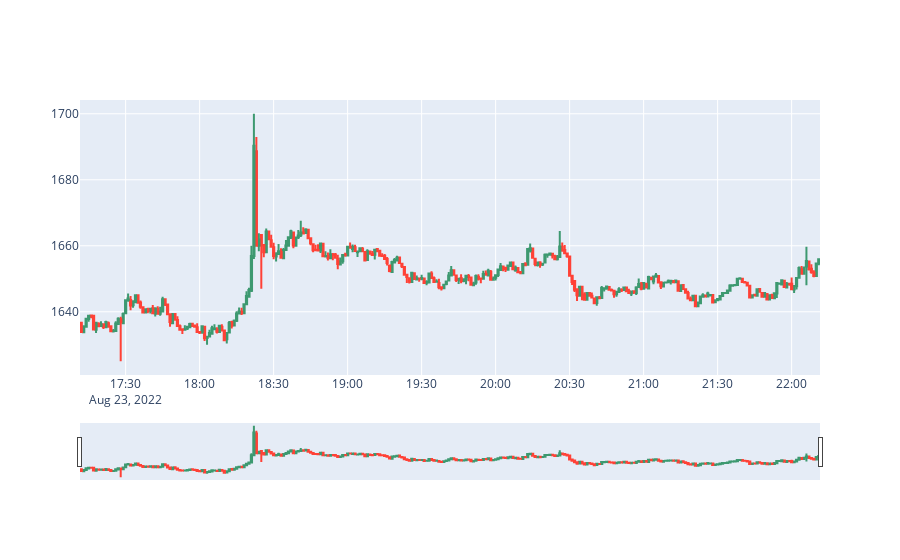

Notebook source saved alongside this figure:
### Code cell
graph_candlestick(df)

### Figure 1 — Plotly figure (JSON) as saved in the notebook; plotly's stock layout.template omitted (floating-point values rounded to 4 significant figures; data arrays with more than 128 entries replaced by an {"elided": "..."} marker saying what was removed)
{"data": [{"close": {"elided": "300 str values"}, "high": {"elided": "300 str values"}, "low": {"elided": "300 str values"}, "open": {"elided": "300 str values"}, "type": "candlestick", "x": {"elided": "300 str values"}}], "layout": {}}
